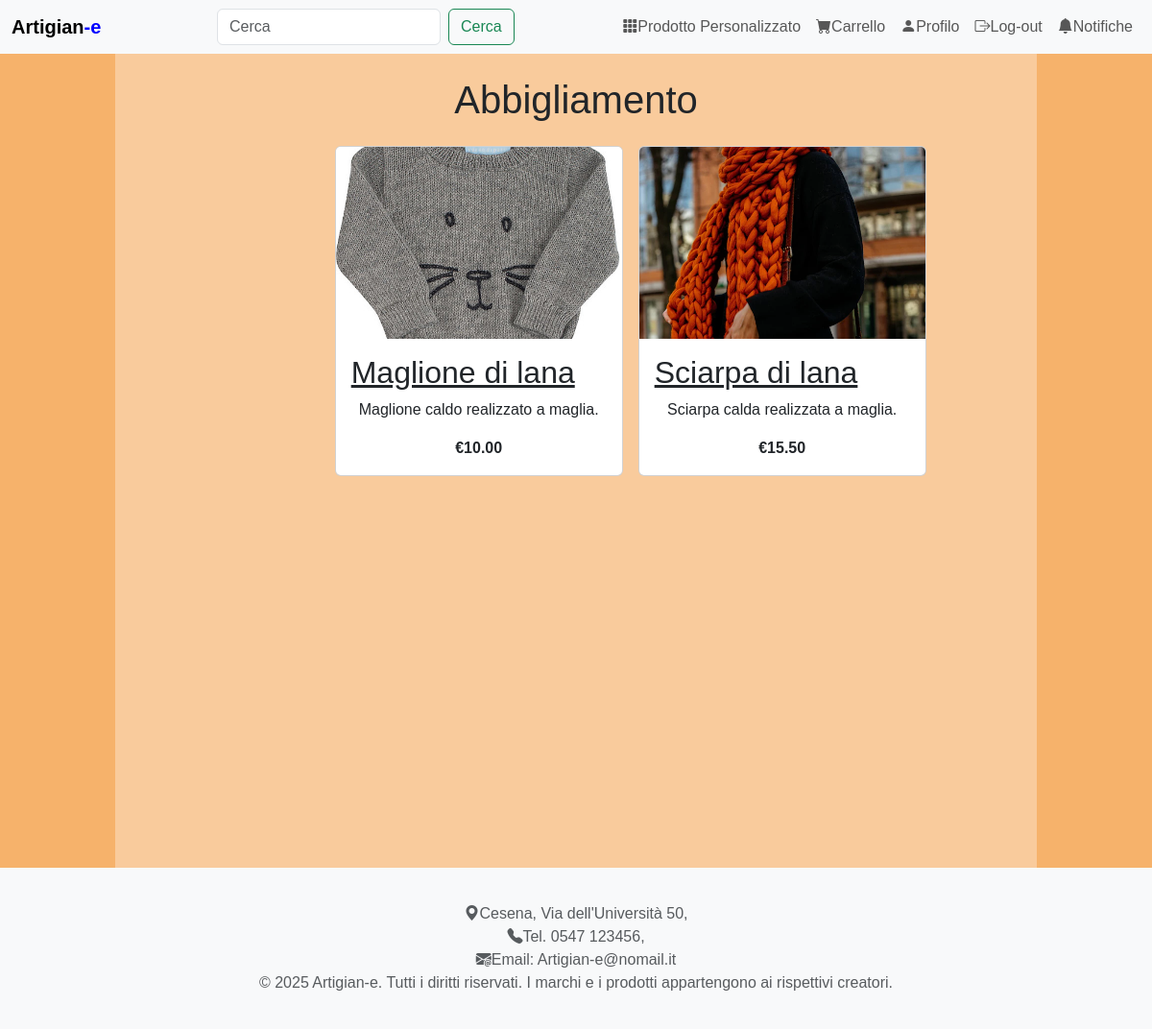
The app's page /pages/categorySearch.php?categoria=3 with its own data.
### tables this page shows
create table CATEGORIE (
	categoryID INT not null AUTO_INCREMENT,
	Nome VARCHAR(25) not null,
	primary key (categoryID));

create table PRODOTTO (
	Costo decimal(8,2) not null,
	Nome VARCHAR(25) not null,
	Descrizione VARCHAR(1000) not null,
	PathImmagine VARCHAR(255) not null,
	productID INT not null AUTO_INCREMENT,
	categoryID INT not null,
	Email VARCHAR(100) not null,
	primary key (productID),
	unique (categoryID, productID));

### DataBase/Database.php (called while the page is built, shortened)
<?php
class DatabaseHelper
{
    private $db;
    public function __construct($servername, $username, $password, $dbname, $port)
    {
        $this->db = new mysqli($servername, $username, $password, $dbname, $port);
    }
    public function getCategoryById($categoryID) {
        $query = "SELECT * FROM CATEGORIE WHERE categoryID = ?";
        $stmt = $this->db->prepare($query);
        $stmt->bind_param('i', $categoryID);
        $stmt->execute();
        $result = $stmt->get_result();
        return $result->fetch_assoc();
    }
    public function getProductsByCategory($categoryID) {
        $query = "SELECT * FROM PRODOTTO WHERE categoryID = ?";
        $stmt = $this->db->prepare($query);
        $stmt->bind_param('i', $categoryID);
        $stmt->execute();
        $result = $stmt->get_result();
        return $result->fetch_all(MYSQLI_ASSOC);
    }
}
?>

### includes/bootstrap.php (called while the page is built, shortened)
<?php
require_once("../database/Database.php");
$dbh = new DatabaseHelper("localhost", "root", "", "db_artigiany", 3306);

### pages/categorySearch.php (the view, shortened to what this page needs)
<?php
include_once("../includes/bootstrap.php");
include("../includes/header.php");
$categoryID = isset($_GET['categoria']) ? (int)$_GET['categoria'] : 0;
$category = $dbh->getCategoryById($categoryID);
$products = $dbh->getProductsByCategory($categoryID);
?>
<main class="container my-4">
    <div class="container-page">
        <div id="main-content">
            <h1 class="text-center mb-4"><?php echo htmlspecialchars($category['Nome']); ?></h1>
            <?php if (empty($products)): ?>
                <p class="text-center">Nessun prodotto disponibile in questa categoria</p>
            <?php else: ?>
                <div class="row justify-content-center">
                    <?php foreach ($products as $product): ?>
                        <div class="col-12 col-sm-6 col-md-4 mb-4 pe-1 mx-auto">
                            <div class="card h-100">
                                <a href="product.php?productId=<?= urlencode($product['productID']) ?>">
                                    <img src="<?php echo htmlspecialchars($product['PathImmagine']); ?>"
                                         class="card-img-top"
                                         alt="<?php echo htmlspecialchars($product['Nome']); ?>"
                                         style="height: 200px; object-fit: cover;">
                                </a>
                                <div class="card-body">
                                    <h2 class="card-title">
                                        <a href="product.php?productId=<?= urlencode($product['productID']) ?>"
                                           class="text-dark">
                                            <?php echo htmlspecialchars($product['Nome']); ?>
                                        </a>
                                    </h2>
                                    <p class="card-text"><?php echo htmlspecialchars($product['Descrizione']); ?></p>
                                    <p class="card-text"><strong>€<?php echo number_format($product['Costo'], 2); ?></strong></p>
                                </div>
                            </div>
                        </div>
                    <?php endforeach; ?>
                </div>
            <?php endif; ?>
        </div>
    </div>
</main>
<?php include("../includes/footer.php"); ?>

### CSS/styles.css (style rules this page uses)
body { font-family: Arial, sans-serif; background: linear-gradient(to right, #F6B26B 10%, #F9CB9C 10%, #F9CB9C 90%, #F6B26B 90%); min-height: 100vh; }
.container-page { display: flex; flex-direction: column; min-height: 100vh; }
#main-content { flex: 1; }
.container { display: flex; flex-direction: column; align-items: center; max-width: 1000px; margin: 20px auto; }
.card { min-width: 300px; box-sizing: border-box; }
h1, p { text-align: center; }

### records on screen
categorie: Nome "Abbigliamento"
prodotto: PathImmagine (picture), Nome "Maglione di lana", Descrizione "Maglione caldo realizzato a maglia.", Costo "10.00"
prodotto: PathImmagine (picture), Nome "Sciarpa di lana", Descrizione "Sciarpa calda realizzata a maglia.", Costo "15.50"
